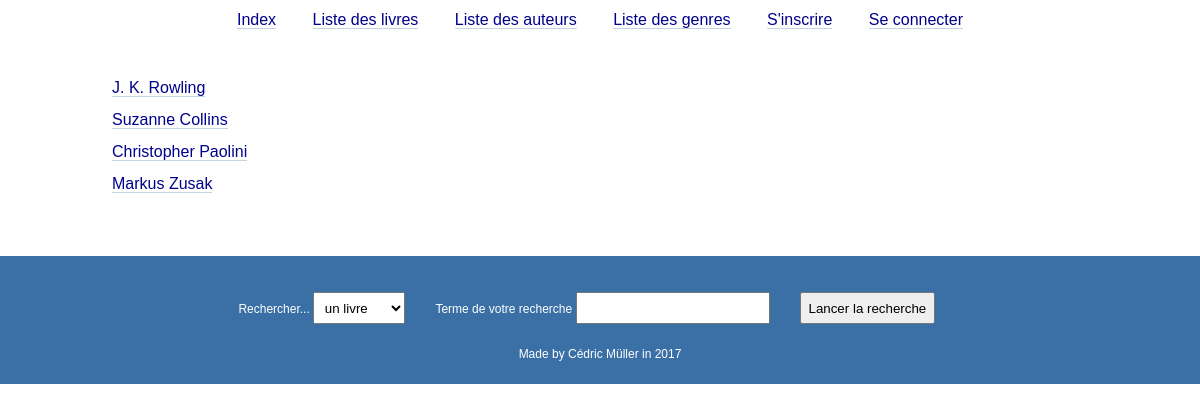
The page /index.php?r=authors&a=list on the database its author committed.
### tables this page shows
CREATE TABLE `authors` (
  `id` int(11) NOT NULL AUTO_INCREMENT,
  `alias_name` varchar(45) NOT NULL,
  `birth_date` date DEFAULT NULL,
  `picture` varchar(255) DEFAULT NULL,
  `description` mediumtext,
  PRIMARY KEY (`id`)
);

### index.php (called while the page is built, shortened)
<?php
require './router.php';
require 'views/layout.php';

### models/Model.php (called while the page is built, shortened)
<?php
class Model
{
    function __construct()
    {
        $dbDatas = parse_ini_file(DB_FILE);
        $dbOptions = [
            \PDO::ATTR_DEFAULT_FETCH_MODE => \PDO::FETCH_OBJ,
            \PDO::ATTR_ERRMODE => \PDO::ERRMODE_EXCEPTION
        ];
        try {
            $dsn = sprintf('%s:dbname=%s;host=%s', $dbDatas['type'], $dbDatas['dbname'], $dbDatas['host']);
            $this->cn = new \PDO($dsn, $dbDatas['user'], $dbDatas['password'], $dbOptions);
            return true;
        } catch (\PDOException $exception) {
            die('La connexion à la BDD a échoué');
        }
    }
}

### router.php (called while the page is built, shortened)
<?php
$routes = require 'configs/routes.php';
$defaultRoute = $routes['default'];
$routeParts = explode( '/', $defaultRoute );
$a = $_REQUEST['a'] ?? $routeParts[2];
$controller =  new $controllerName();
$data = call_user_func( [$controller, $a] );

### controllers/Authors.php (called while the page is built, shortened)
<?php
class Authors extends Controller
{
    private $modelAuthors = null;
    public function __construct()
    {
        $this->modelAuthors = new ModelAuthors();
    }
    public function list()
    {
        $authors = $this->modelAuthors->getAuthors();
        return ['view' => 'views/authors.php',
            'title' => 'Liste des auteurs',
            'authorsList' => $authors];
    }
}

### models/Authors.php (called while the page is built, shortened)
<?php
class Authors extends Model
{
    public function getAuthors()
    {
        try {
            $pdoSt = $this->cn->query(
                'SELECT * FROM library.authors'
            );
            return $pdoSt->fetchAll();
        } catch (\PDOException $exception) {
            return null;
        }
    }
}

### views/authors.php (the view)
<ul>
    <?php
    foreach ($data['authorsList'] as $author){
        echo '<li><a href="index.php?r=authors&a=zoom&id='. $author->id .'">' . $author->alias_name . '</a></li>' ;
    } ?>
</ul>

### assets/css/screen.css (style rules this page uses)
body { line-height: 1; }
html, html * { box-sizing: border-box; margin: 0; padding: 0; }
*, *:before, *:after { box-sizing: inherit; }
body { width: 100%; margin: 0 auto; font-family: Helvetica, arial, sans-serif; text-align: center; }
a, a:hover, a:active, a:visited { color: darkblue; text-decoration: none; border-bottom: 1px solid rgba(58, 112, 166, 0.3); }
ul { margin-bottom: 1em; }
ul li { list-style: none; padding: 0.5em; }

### rows shown on the page
authors: alias_name "J. K. Rowling"
authors: alias_name "Suzanne Collins"
authors: alias_name "Christopher Paolini"
authors: alias_name "Markus Zusak"
